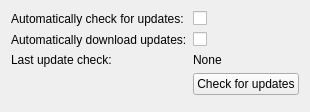
<?xml version="1.0" encoding="UTF-8"?>
<ui version="4.0">
 <class>ConfigWidget</class>
 <widget class="QWidget" name="ConfigWidget">
  <layout class="QFormLayout" name="formLayout">
   <item row="0" column="0">
    <widget class="QLabel" name="label_3">
     <property name="text">
      <string>Automatically check for updates:</string>
     </property>
    </widget>
   </item>
   <item row="0" column="1">
    <widget class="QCheckBox" name="checkBox_autoUpdate"/>
   </item>
   <item row="1" column="0">
    <widget class="QLabel" name="label_5">
     <property name="text">
      <string>Automatically download updates:</string>
     </property>
    </widget>
   </item>
   <item row="1" column="1">
    <widget class="QCheckBox" name="checkBox_autoDownload">
     <property name="text">
      <string/>
     </property>
    </widget>
   </item>
   <item row="2" column="0">
    <widget class="QLabel" name="label_2">
     <property name="text">
      <string>Last update check:</string>
     </property>
    </widget>
   </item>
   <item row="3" column="0">
    <widget class="QLabel" name="label_4">
     <property name="text">
      <string/>
     </property>
    </widget>
   </item>
   <item row="3" column="1">
    <widget class="QPushButton" name="pushButton_checkUpdate">
     <property name="sizePolicy">
      <sizepolicy hsizetype="Fixed" vsizetype="Fixed">
       <horstretch>0</horstretch>
       <verstretch>0</verstretch>
      </sizepolicy>
     </property>
     <property name="text">
      <string>Check for updates</string>
     </property>
    </widget>
   </item>
   <item row="4" column="0" colspan="2">
    <spacer name="verticalSpacer">
     <property name="orientation">
      <enum>Qt::Vertical</enum>
     </property>
     <property name="sizeHint" stdset="0">
      <size>
       <width>0</width>
       <height>0</height>
      </size>
     </property>
    </spacer>
   </item>
   <item row="2" column="1">
    <widget class="QLabel" name="label_lastUpdateCheck">
     <property name="text">
      <string>None</string>
     </property>
    </widget>
   </item>
  </layout>
 </widget>
 <resources/>
 <connections/>
</ui>
